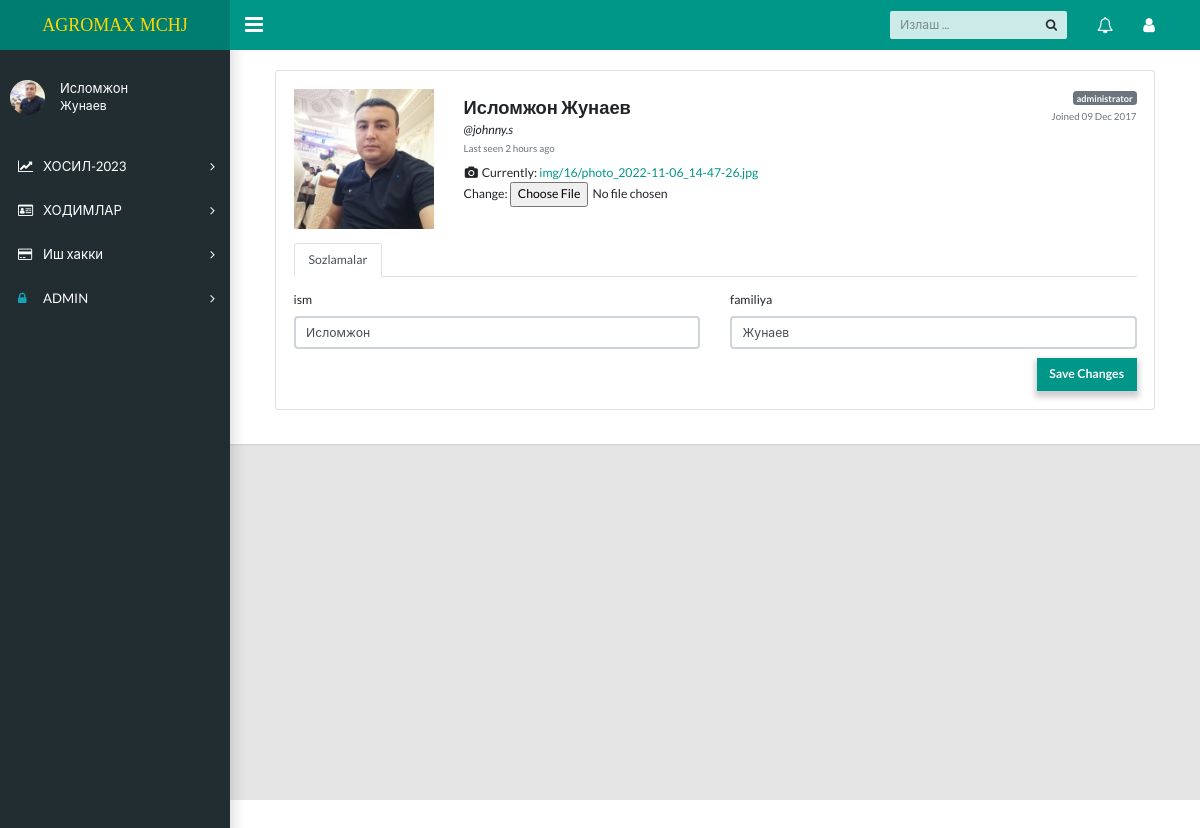
/setting (signed in), run on the app's committed database.
### login/models.py (models this page shows, shortened)
class Profile(models.Model):
    user=models.OneToOneField(User,on_delete=models.CASCADE,unique=True)
    firs_name=models.CharField(max_length=20,blank=True,default='ISM')
    last_name=models.CharField(max_length=20,blank=True,default='FAMILYA')
    pic=models.ImageField(upload_to=get_image_path,default='default/avatar.png')
    activate=models.BooleanField(default=False)

### login/views.py (the view)
# urls.py: path('setting',setting,name='setting'),
@login_required(login_url='login')
def setting(request):
    user=request.user.profile.id
    profile=Profile.objects.get(id=user)
    form=ProfileForm(instance=profile)
    if request.method == "POST":
        form=ProfileForm(request.POST,request.FILES,instance=profile)
        print(form)
        if form.is_valid():
            form.save()
            return redirect('setting')
    context={"form":form,"profile":profile}
    return render(request,'homes/setting.html',context)

### login/form.py (shortened to what this page needs)
class ProfileForm(forms.ModelForm):
    class Meta:
        model=Profile
        fields=('pic','firs_name','last_name')
        widgets={
            'firs_name':forms.TextInput(attrs={'type':'text','class':"form-control"}),
            'last_name':forms.TextInput(attrs={'type':'text','class':"form-control"}),
        }

### templates/homes/setting.html (shortened to what this page needs)
{% extends 'homes/dashboard.html' %}
{% block content %}
<main class="app-content">
  <div class="app-title">
    <div class="container">
        <div class="row flex-lg-nowrap">
          <div class="col">
            <div class="row">
              <div class="col mb-3">
                <div class="card">
                  <div class="card-body">
                    <div class="e-profile">
                      <div class="row">
                        <div class="col-12 col-sm-auto mb-3">
                          <div class="mx-auto" style="width: 140px;">
                            <div class="d-flex justify-content-center align-items-center rounded" style="height: 140px; background-color: rgb(233, 236, 239);">
                              <span style="color: rgb(166, 168, 170); font: bold 8pt Arial;"><img src="{{profile.pic.url}}" class="ui mini images" width="140" height="140" alt=""></span>
                            </div>
                          </div>
                        </div>
                        <div class="col d-flex flex-column flex-sm-row justify-content-between mb-3">
                          <div class="text-center text-sm-left mb-2 mb-sm-0">
                            <h4 class="pt-sm-2 pb-1 mb-0 text-nowrap">{{profile.firs_name}} {{profile.last_name}}</h4>
                            <p class="mb-0">@johnny.s</p>
                            <div class="text-muted"><small>Last seen 2 hours ago</small></div>
                            <form method="post" enctype="multipart/form-data">
                            <div class="mt-2">
                                <i class="fa fa-fw fa-camera"></i>
                                <span>{{form.pic}}</span>
                            </div>
                          </div>
                          <div class="text-center text-sm-right">
                            <span class="badge badge-secondary">administrator</span>
                            <div class="text-muted"><small>Joined 09 Dec 2017</small></div>
                          </div>
                        </div>
                      </div>
                      <ul class="nav nav-tabs">
                        <li class="nav-item"><a href="" class="active nav-link">Sozlamalar</a></li>
                      </ul>
                      <div class="tab-content pt-3">
                        <div class="tab-pane active">
                          <form class="form" novalidate="">
                            <div class="row">
                              <div class="col">
                                <div class="row">
                                  <div class="col">
                                    <div class="form-group">
                                      <label>ism</label>
                                      {{form.firs_name}}
                                    </div>
                                  </div>
                                  <div class="col">
                                    <div class="form-group">
                                      <label>familiya</label>
                                      {{form.last_name}}
                                    </div>
                                  </div>
                                </div>
                                </div>
                            </div>
                            <div class="row">
                              <div class="col d-flex justify-content-end">
                                <button class="btn btn-primary" type="submit">Save Changes</button>
                              </div>
                            </div>
                          </form>
                        </div>
                      </div>
                    </div>
                  </div>
                </div>
              </div>
              </div>
            </div>
          </div>
        </div>
        </div>
</main>
{% endblock %}

### templates/homes/dashboard.html (shortened to what this page needs)
{% load static %}
<!DOCTYPE html>
<html lang="en">
  <head>
    <link rel="stylesheet" href="https://cdnjs.cloudflare.com/ajax/libs/semantic-ui/2.5.0/semantic.min.css" />
    <link rel="stylesheet" type="text/css" href="{% static 'css/main.css' %}">
    <link rel="stylesheet" type="text/css" href="https://maxcdn.bootstrapcdn.com/font-awesome/4.7.0/css/font-awesome.min.css">
  </head>
  <body class="app sidebar-mini">
    <header class="app-header"><a class="app-header__logo" style="color: gold;" href="{% url 'home' %}">AGROMAX MCHJ</a>
      <a class="app-sidebar__toggle" href="#" data-toggle="sidebar" aria-label="Hide Sidebar"></a>
      <ul class="app-nav">
        <li class="app-search">
          <input class="app-search__input" type="search" placeholder="Излаш ...">
          <button class="app-search__button"><i class="fa fa-search"></i></button>
        </li>
        <li class="dropdown"><a class="app-nav__item" href="#" data-toggle="dropdown" aria-label="Show notifications"><i class="fa fa-bell-o fa-lg"></i></a>
        </li>
        <li class="dropdown"><a class="app-nav__item" href="#" data-toggle="dropdown" aria-label="Open Profile Menu"><i class="fa fa-user fa-lg"></i></a>
        </li>
      </ul>
    </header>
    <aside class="app-sidebar">
      <div class="app-sidebar__user"><img class="app-sidebar__user-avatar ui mini image " src="{{request.user.profile.pic.url}}" alt="User Image">
        <div>
          <p class="app-sidebar__user-name">{{user.profile.firs_name}}
          <p class="app-sidebar__user-designation">{{user.profile.last_name}}</p>
        </div>
      </div>
      <ul class="app-menu">
        <li class="treeview"><a class="app-menu__item" href="#" data-toggle="treeview"><i class="app-menu__icon fa fa-line-chart"></i><span class="app-menu__label">ХОСИЛ-2023</span><i class="treeview-indicator fa fa-angle-right"></i></a>
        </li>
        <li class="treeview"><a class="app-menu__item" href="#" data-toggle="treeview"><i class="app-menu__icon fa fa-id-card-o"></i><span class="app-menu__label">ХОДИМЛАР</span><i class="treeview-indicator fa fa-angle-right"></i></a>
        </li>
        <li class="treeview"><a class="app-menu__item" href="#" data-toggle="treeview"><i class="app-menu__icon fa fa-credit-card "></i><span class="app-menu__label">Иш хакки</span><i class="treeview-indicator fa fa-angle-right"></i></a>
        </li>
        <li class="treeview"><a class="app-menu__item" href="#" data-toggle="treeview"><i class="app-menu__icon fa fa-lock text-info"></i><span class="app-menu__label">ADMIN</span><i class="treeview-indicator fa fa-angle-right"></i></a>
        </li>
      </ul>
    </aside>
    {% block content %}
    {% endblock %}
  </body>
</html>

### data on the page
Profile: pic (picture), firs_name "Исломжон", last_name "Жунаев"

### other printed values
{{ user.profile.firs_name }} "Исломжон"
{{ user.profile.last_name }} "Жунаев"
